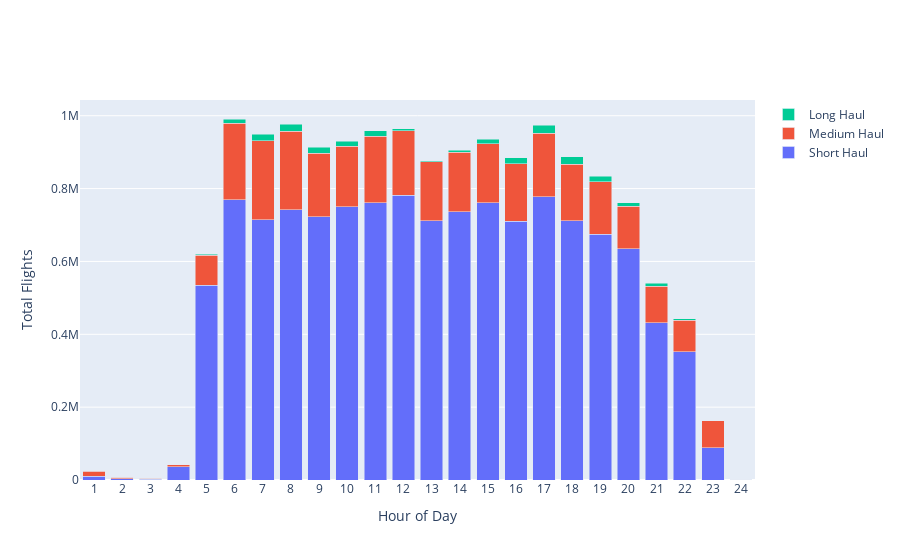

Source (notebook cell):
### Markdown cell above
#### **Task 8**: When (which hour) do most 'LONG', 'SHORT', 'MEDIUM' haul flights take off?

* short haul: less than 3 hours
* medium haul: 3-6 hours
* long haul: more than 6 hours

### Code cell
df = df_flight
df['short_haul'] = np.where(df.crs_elapsed_time < 180, 1, 0)
df['medium_haul'] = np.where(df.crs_elapsed_time.between(180,360), 1, 0)
df['long_haul'] = np.where(df.crs_elapsed_time > 360, 1, 0)
df = df[['dep_hour', 'short_haul','medium_haul','long_haul']].groupby(['dep_hour']).sum()

fig = go.Figure(data=[
    go.Bar(name='Short Haul',x=df.index, y=df['short_haul']),
    go.Bar(name='Medium Haul',x=df.index, y=df['medium_haul']),
    go.Bar(name='Long Haul',x=df.index, y=df['long_haul'])
])

fig.update_layout(barmode='stack',
                  xaxis=dict(
                    title='Hour of Day',
                    tickmode='linear'),
                  yaxis=dict(title='Total Flights')
                 )
fig.show()

### Figure 1 — Plotly figure (JSON) as saved in the notebook; plotly's stock layout.template omitted (floating-point values rounded to 4 significant figures)
{"data": [{"name": "Short Haul", "type": "bar", "x": ["", "1", "10", "11", "12", "13", "14", "15", "16", "17", "18", "19", "2", "20", "21", "22", "23", "24", "3", "4", "5", "6", "7", "8", "9"], "y": [25743, 10482, 750036, 761368, 781183, 711480, 736794, 760527, 710371, 777099, 711188, 674690, 3130, 634735, 431234, 351880, 88558, 615, 1951, 36072, 534067, 768819, 715014, 742035, 722303]}, {"name": "Medium Haul", "type": "bar", "x": ["", "1", "10", "11", "12", "13", "14", "15", "16", "17", "18", "19", "2", "20", "21", "22", "23", "24", "3", "4", "5", "6", "7", "8", "9"], "y": [38474, 14110, 165751, 182830, 177987, 161709, 162853, 162142, 158408, 175213, 155621, 143435, 4690, 116321, 100926, 87094, 73586, 677, 2654, 6243, 82473, 210007, 216020, 215344, 174912]}, {"name": "Long Haul", "type": "bar", "x": ["", "1", "10", "11", "12", "13", "14", "15", "16", "17", "18", "19", "2", "20", "21", "22", "23", "24", "3", "4", "5", "6", "7", "8", "9"], "y": [458, 755, 13805, 13997, 5610, 3063, 5108, 13263, 16485, 21120, 19944, 15277, 192, 10578, 8151, 3057, 1210, 9, 34, 11, 3303, 12229, 17703, 19551, 16630]}], "layout": {"autosize": true, "barmode": "stack", "dragmode": "zoom", "xaxis": {"autorange": true, "range": [0.5, 24.5], "showspikes": false, "tickmode": "linear", "title": {"text": "Hour of Day"}, "type": "linear"}, "yaxis": {"autorange": true, "range": [0, 1043000.0], "showspikes": false, "title": {"text": "Total Flights"}, "type": "linear"}}}
